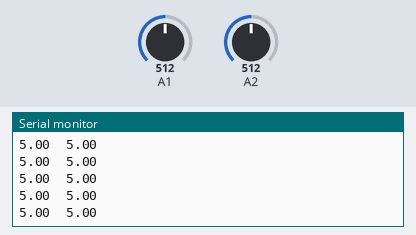
This sketch was run on a simulated Arduino Uno, built with avr-gcc and run on an emulated ATmega328P. On the bench: the last lines printed to the serial monitor. The inputs (shaded band) are chosen by the test bench; at power-on: A1 = 512, A2 = 512.

Above: at 1.2 s.
1.3 s: A1 set to 1015
At 2.3 s:
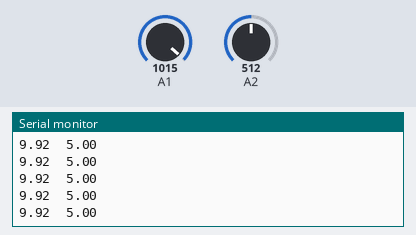
2.8 s: A1 set to 1023
At 3.9 s:
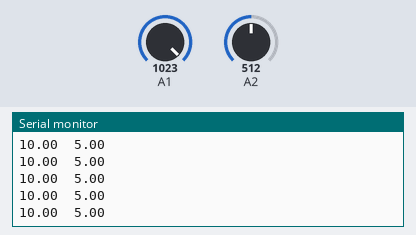
4.3 s: A2 set to 1006
At 4.8 s:
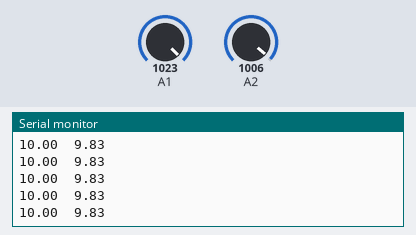
5.8 s: A2 set to 1023
At 6.9 s:
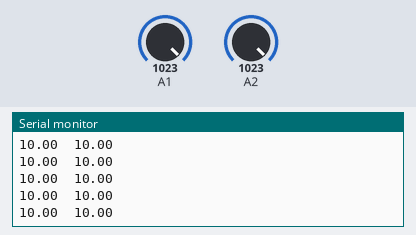
Timing chart, 0 to 8.8 s (numbered marks = the images above; inputs shaded):
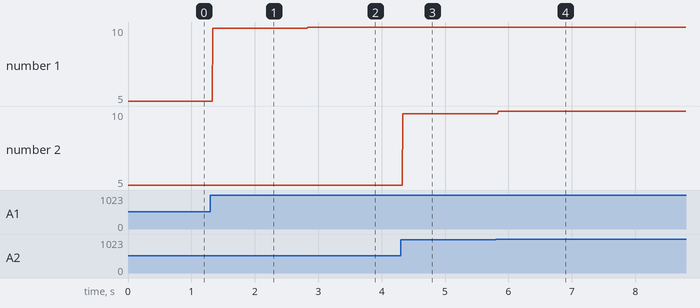

Measured:
- after the input at 1.3 s, the serial monitor: prints a new line at once (image 1)
- after the input at 2.8 s, the serial monitor: prints a new line at once (image 2)
- after the input at 4.3 s, the serial monitor: prints a new line at once (image 3)
- after the input at 5.8 s, the serial monitor: prints a new line at once (image 4)
- plotted number 1: 5 → 9.92 after the input at 1.3 s, 9.92 → 10 after the input at 2.8 s
- plotted number 2: 5 → 9.83 after the input at 4.3 s

The sketch:

READA1A2.ino
```cpp
void setup() {
  // initialize serial communication at 9600 bits per second:
  Serial.begin(19200);
}

// the loop routine runs over and over again forever:
void loop() {
  delay(1);
  // read the input on analog pin 0:
  int sensorValue1 = analogRead(A1);
   int sensorValue2 = analogRead(A2);


  // Convert the analog reading (which goes from 0 - 1023) to a voltage (0 - 5V):
  float voltage1 = sensorValue1 * (10.0 / 1023.0);
  // print out the value you read:

  float voltage2 = sensorValue2 * (10.0 / 1023.0);

  Serial.print(voltage1);
  Serial.print("  ");
  Serial.println(voltage2);
  // print out the value you read:
  }
```
